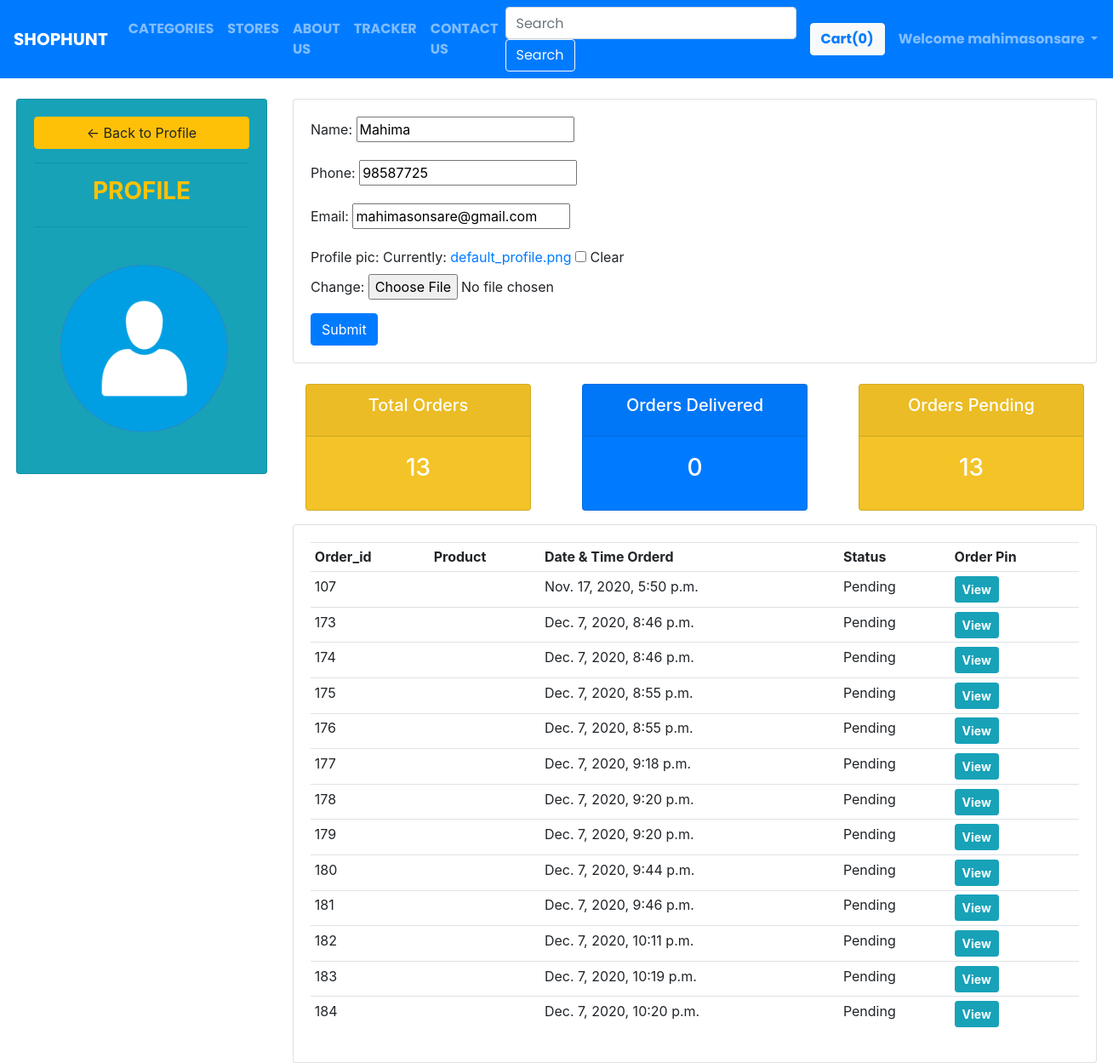
The page /accounts/account/ (signed in) on the database its author committed.
### accounts/models.py (models this page shows)
class Customer(models.Model):
    user = models.OneToOneField(User, null=True, blank=True, on_delete=models.CASCADE)
    name = models.CharField(max_length=200, null=True)
    phone = models.CharField(max_length=200, null=True)
    email = models.CharField(max_length=200, null=True)
    profile_pic = models.ImageField(default="default_profile.png", null=True, blank=True)
    date_created = models.DateTimeField(auto_now_add=True, null=True)
    def __str__(self):
        return str(self.name)

### shop/models.py (models this page shows)
class Orders(models.Model):
    STATUS = (
        ('Pending', 'Pending'),
        ('Out for delivery', 'Out for delivery'),
        ('Delivered', 'Delivered'),
        )
    MODE = (
        ('Pickup', 'Pickup'),
        ('Delivery', 'Delivery'),
        )
    seller = models.ForeignKey(Seller, null=True, on_delete=models.SET_NULL)
    customer = models.ForeignKey(Customer, null=True, blank=True, on_delete=models.SET_NULL)
    order_id = models.AutoField(primary_key=True)
    items_json = models.CharField(max_length=5000)
    amount= models.IntegerField(default=0)
    name= models.CharField(max_length=90)
    email= models.CharField(max_length=111)
    address= models.CharField(max_length=111)
    zip_code= models.CharField(max_length=111)
    phone= models.IntegerField(default=0)
    status = models.CharField(max_length=200, null=True, blank=True, choices=STATUS, default="Pending")
    mode = models.CharField(max_length=200, null=True, blank=True, choices=MODE)
    order_qr = models.ImageField(default="default_profile.png", null=True, blank=True)
    date_created = models.DateTimeField(auto_now_add=True, null=True)
    def __str__(self):
        return "Order from : " + self.name

### accounts/decorators.py (the view)
        def wrapper_func(request, *args, **kwargs):
            group =None
            if request.user.groups.exists():
                group = request.user.groups.all()[0].name
            if group in allowed_roles:
                return view_func(request, *args, **kwargs)
            else:
                return HttpResponse("You are not authorised to view this page")

### accounts/forms.py
class CustomerForm(ModelForm):
    class Meta:
        model = Customer
        fields = '__all__'
        exclude = ['user']

### accounts/views.py (called while the page is built)
@login_required(login_url='/')
@allowed_users(allowed_roles=['customer'])
def accountSettings(request):
    print("request.user ----> ", request.user)
    print("request.user.customer ----> ", request.user.customer)
    orders = request.user.customer.orders_set.all()
    print(orders)
    total_orders = orders.count()
    delivered = orders.filter(status='Delivered').count()
    pending = orders.filter(status='Pending').count()
    context2 = {}
    customer = request.user.customer
    form = CustomerForm(instance=customer)
    if request.method == 'POST':
        form = CustomerForm(request.POST, request.FILES, instance=customer)
        if form.is_valid():
            form.save()
    context = {'form':form, 'orders':orders, 'total_orders':total_orders,
    'delivered':delivered, 'pending':pending}
    return render(request, 'accounts/account_settings.html', context)

### accounts/templates/accounts/account_settings.html (shortened to what this page needs)
{% extends 'shop/basic.html' %}
{% load static %}
{% block body %}
<br>
<div class="row mx-1">
    <div class="col-md-3">
        <div class="card card-body bg-info">
            <a href="{% url 'home' %}" class="btn btn-warning"> &#8592; Back to Profile</a>
            <hr>
            <h3 class="text-warning" style="text-align: center"><b>PROFILE</b></h3>
            <hr>
            <img src="{{request.user.customer.profile_pic.url}}" alt="" class="profile-pic">
        </div>
    </div>
    <div class="col-md-9">
        <div class="card card-body">
            <form method="POST" action="" enctype="multipart/form-data">
                {{form.as_p}}
                <input class="btn btn-primary" type="submit" name="Update Information">
            </form>
        </div>
        <br>
        <div class="row">
        <div class="col">
            <div class="col-md">
                <div class="card totalOrders-box text-center text-white  mb-3" id="total-orders">
                    <div class="card-header">
                        <h5 class="card-title">Total Orders</h5>
                    </div>
                    <div class="card-body">
                        <h3 class="card-title">{{total_orders}}</h3>
                    </div>
                </div>
            </div>
        </div>
        <div class="col">
            <div class="col-md">
                <div class="card ordersDelivered-box text-center text-white bg-primary mb-3" id="orders-delivered">
                    <div class="card-header">
                        <h5 class="card-title">Orders Delivered</h5>
                    </div>
                    <div class="card-body">
                        <h3 class="card-title">{{delivered}}</h3>
                    </div>
                </div>
            </div>
        </div>
        <div class="col">
            <div class="col-md">
                <div class="ordersPending-box card text-center text-white  mb-3" id="orders-pending">
                    <div class="card-header">
                        <h5 class="card-title">Orders Pending</h5>
                    </div>
                    <div class="card-body">
                        <h3 class="card-title">{{pending}}</h3>
                    </div>
                </div>
            </div>
        </div>
    </div>
        <div class="row">
            <div class="col-md">
                <div class="card card-body">
                    <table class="table table-sm">
                        <tbody>
                            <tr>
                                <th>Order_id</th>
                                <th>Product</th>
                                <th>Date & Time Orderd</th>
                                <th>Status</th>
                                <th>Order Pin</th>
                            </tr>
                            {% for order in orders %}
                                <tr>
                                    <td>{{order.order_id}}</td>
                                    <td>{{order.product.category}}</td>
                                    <td>{{order.date_created}}</td>
                                    <td>{{order.status}}</td>
							        <td><a class="btn btn-sm btn-info" href="/shop/qrcode/id={{order.order_id}}"><b>View</b></a></td>
                                </tr>
                            {% endfor %}
                        </tbody>
                    </table>
                </div>
            </div>
        </div>
    </div>
</div>
{% endblock body %}

### shop/templates/shop/basic.html (shortened to what this page needs)
<!doctype html>
<html lang="en">
  <head>
    <link rel="stylesheet" href="https://stackpath.bootstrapcdn.com/bootstrap/4.2.1/css/bootstrap.min.css">
    <!-- {% load static %}
        <link rel="stylesheet" href="{% static 'shop/basic.css' %}"> -->
  </head>
  <body>
    <nav class="navbar navbar-expand-lg navbar-dark bg-primary" style=" position: sticky; top: 0;  z-index: 3;">
      <a class="navbar-brand" href="/shop"><b>SHOPHUNT</b></a>
      <div class="collapse navbar-collapse" id="navbarSupportedContent">
        <ul class="navbar-nav mr-auto">
          <li class="nav-item {% block categoryactive %}{% endblock categoryactive %}">
            <a class="nav-link" href="/shop/category"><strong>CATEGORIES</strong></a>
          </li>
          <li class="nav-item {% block storesactive %}{% endblock storesactive %}">
            <a class="nav-link" href="/shop/stores"><strong>STORES</strong></a>
          </li>
          <li class="nav-item {% block aboutactive %}{% endblock aboutactive %}">
            <a class="nav-link" href="/shop/about"><strong>ABOUT US</strong></a>
          </li>
          <li class="nav-item {% block trackeractive %}{% endblock trackeractive %}">
            <a class="nav-link" href="/shop/tracker"><strong>TRACKER</strong></a>
          </li>
          <li class="nav-item {% block contactactive %}{% endblock contactactive %}">
            <a class="nav-link" href="/shop/contact"><strong>CONTACT US</strong></a>
          </li>
        </ul>
        <form class="form-inline my-2 my-lg-0">
          <input class="form-control mr-sm-2 text-primary" type="search" placeholder="Search" aria-label="Search">
          <button class="btn btn-outline-light my-2 my-sm-0" type="submit">Search</button>
        </form>
        <button type="button" class="btn btn-light mx-2 text-primary" id="popcart" data-container="body" data-toggle="popover" data-placement="bottom" data-html="true" data-content="Vivamus
        sagittis lacus vel augue laoreet rutrum faucibus.">
          <b>Cart(<span id="cart" >0</span>)</b>
        </button>
      </div>
       {% if user.is_authenticated %}
          <ul class="navbar-nav ml-auto">
            <li class="nav-item dropdown">
              <a class="nav-link dropdown-toggle" href="#" id="navbarDropdown" role="button" data-toggle="dropdown" aria-haspopup="true" aria-expanded="false">
               <b> Welcome {{request.user}} </b>
              </a>
            </li>
          </ul>
         {% endif %}
    </nav>
  {% block body %} {% endblock body %}
  </body>
</html>

### rows shown on the page
Customer: name "Mahima", phone "98587725", email "mahimasonsare@gmail.com"
Orders: order_id "107", date_created "Nov. 17, 2020, 5:50 p.m.", status "Pending"
Orders: order_id "173", date_created "Dec. 7, 2020, 8:46 p.m.", status "Pending"
Orders: order_id "174", date_created "Dec. 7, 2020, 8:46 p.m.", status "Pending"
Orders: order_id "175", date_created "Dec. 7, 2020, 8:55 p.m.", status "Pending"
Orders: order_id "176", date_created "Dec. 7, 2020, 8:55 p.m.", status "Pending"
Orders: order_id "177", date_created "Dec. 7, 2020, 9:18 p.m.", status "Pending"
Orders: order_id "178", date_created "Dec. 7, 2020, 9:20 p.m.", status "Pending"
Orders: order_id "179", date_created "Dec. 7, 2020, 9:20 p.m.", status "Pending"
Orders: order_id "180", date_created "Dec. 7, 2020, 9:44 p.m.", status "Pending"
Orders: order_id "181", date_created "Dec. 7, 2020, 9:46 p.m.", status "Pending"
Orders: order_id "182", date_created "Dec. 7, 2020, 10:11 p.m.", status "Pending"
Orders: order_id "183", date_created "Dec. 7, 2020, 10:19 p.m.", status "Pending"
Orders: order_id "184", date_created "Dec. 7, 2020, 10:20 p.m.", status "Pending"

### other values the page prints
{{ request.user }} "mahimasonsare"
{{ total_orders }} "13"
{{ delivered }} "0"
{{ pending }} "13"
